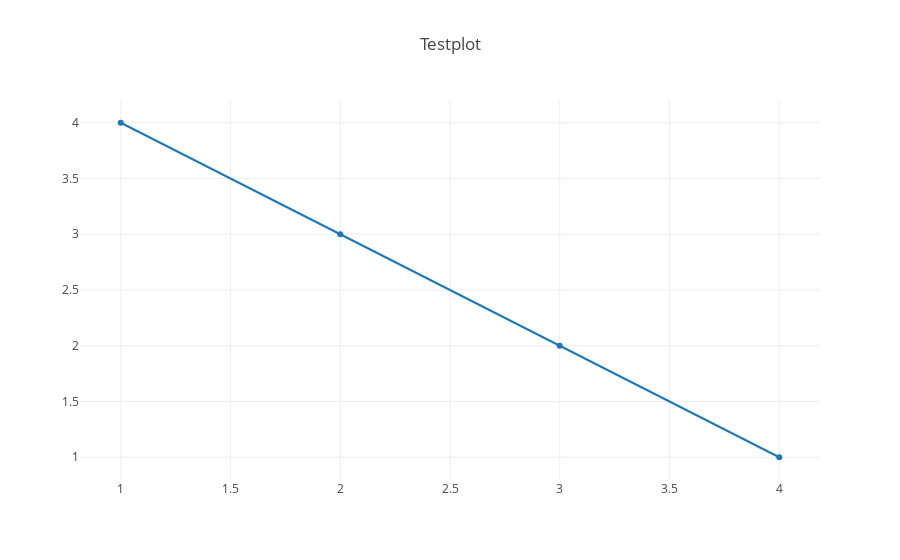

Notebook cell for this chart:
### Code cell
plotly.offline.iplot({
    "data": [go.Scatter(x=[1,2,3,4], y=[4,3,2,1])],
    "layout": go.Layout(title="Testplot")
})

### Figure 1 — Plotly figure (JSON) as saved in the notebook; plotly's stock layout.template omitted (floating-point values rounded to 4 significant figures)
{"data": [{"type": "scatter", "uid": "ddc0a98d-cac8-43b9-a438-205bde5ec734", "x": [1, 2, 3, 4], "y": [4, 3, 2, 1]}], "layout": {"title": {"text": "Testplot"}}}
